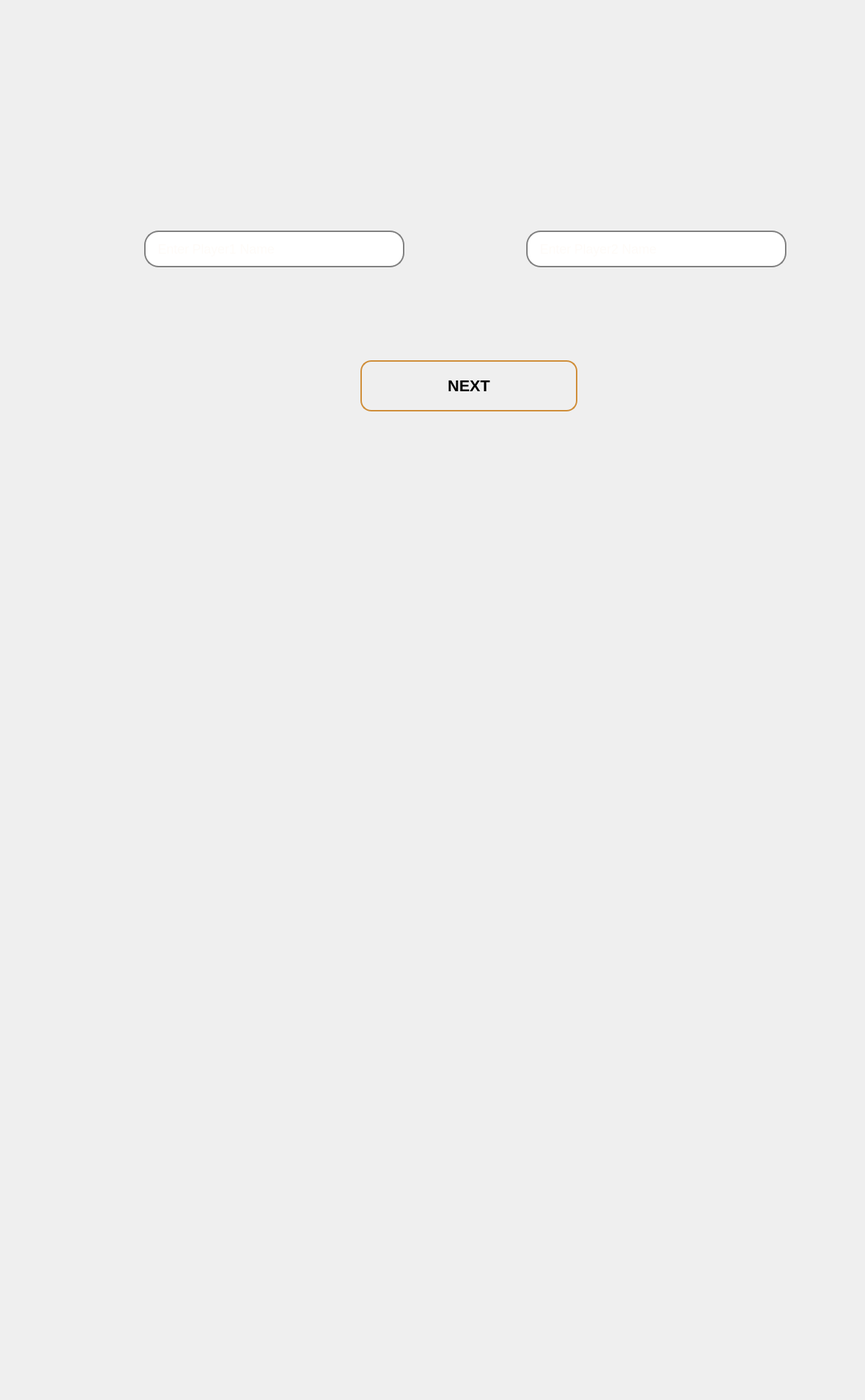
<?xml version="1.0" encoding="UTF-8"?>
<ui version="4.0">
 <class>PlayerInfo</class>
 <widget class="QDialog" name="PlayerInfo">
  <property name="geometry">
   <rect>
    <x>0</x>
    <y>0</y>
    <width>1200</width>
    <height>1943</height>
   </rect>
  </property>
  <property name="windowTitle">
   <string>Dialog</string>
  </property>
  <widget class="QLabel" name="label">
   <property name="geometry">
    <rect>
     <x>-10</x>
     <y>0</y>
     <width>1300</width>
     <height>800</height>
    </rect>
   </property>
   <property name="text">
    <string/>
   </property>
   <property name="pixmap">
    <pixmap resource="images.qrc">:/image/Downloads/IMG_5223.jpg</pixmap>
   </property>
   <property name="scaledContents">
    <bool>true</bool>
   </property>
  </widget>
  <widget class="QLineEdit" name="player1">
   <property name="geometry">
    <rect>
     <x>200</x>
     <y>320</y>
     <width>361</width>
     <height>51</height>
    </rect>
   </property>
   <property name="styleSheet">
    <string notr="true">QLineEdit {
    background: #00000;
    color: #fdf8f2;
    border: 2px solid #808080;
    border-radius:20px;
    padding: 10px 15px;
    font-size: 18px;
}
QLineEdit:focus {
    border: 2px solid #d39457; /* هنگام کلیک */
    background: #000000;
}</string>
   </property>
   <property name="text">
    <string/>
   </property>
   <property name="placeholderText">
    <string>Enter Player1 Name</string>
   </property>
  </widget>
  <widget class="QLineEdit" name="player2">
   <property name="geometry">
    <rect>
     <x>730</x>
     <y>320</y>
     <width>361</width>
     <height>51</height>
    </rect>
   </property>
   <property name="styleSheet">
    <string notr="true">QLineEdit {
    background: #00000;
    color: #fdf8f2;
    border: 2px solid #808080;
    border-radius:20px;
    padding: 10px 15px;
    font-size: 18px;
}
QLineEdit:focus {
    border: 2px solid #d39457; /* هنگام کلیک */
    background: #000000;
}</string>
   </property>
   <property name="placeholderText">
    <string>Enter Player2 Name</string>
   </property>
  </widget>
  <widget class="QPushButton" name="Next">
   <property name="geometry">
    <rect>
     <x>500</x>
     <y>500</y>
     <width>301</width>
     <height>71</height>
    </rect>
   </property>
   <property name="styleSheet">
    <string notr="true">QPushButton {
    color: black;
    font-size: 22px;
    font-weight: bold;
    font-family: &quot;Segoe UI&quot;, &quot;Arial&quot;;
    padding: 12px 30px;

    border-radius: 15px;

    background: qlineargradient(
        x1:0 y1:0, x2:0 y2:1,
        stop:0 #cf8d37,
        stop:0.4 #e8c469,
        stop:0.6 #f0e3cf,
        stop:1 #cf8d37
    );

    border: 2px solid #cf8d37;
}

QPushButton:hover {
    background: qlineargradient(
        x1:0 y1:0, x2:0 y2:1,
        stop:0 #b98751,
        stop:0.4 #e2d4a8,
        stop:0.6 #f7eddb,
        stop:1 #b98751
    );
}

QPushButton:pressed {
    background: qlineargradient(
        x1:0 y1:0, x2:0 y2:1,
        stop:0 #8c6138,
        stop:0.4 #c8b486,
        stop:0.6 #e3d3ba,
        stop:1 #8c6138
    );
    border: 2px solid #8c6138;
}</string>
   </property>
   <property name="text">
    <string>NEXT</string>
   </property>
  </widget>
 </widget>
 <resources>
  <include location="images.qrc"/>
 </resources>
 <connections/>
</ui>
